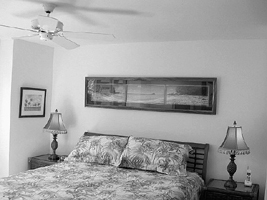
#> input picture Lab_3/data/dataset/training/Bedroom/image_0034.jpg, 267 x 200 px, given in place of dataset, which was not available
$ jupyter execute lab_2.ipynb   (shell and % lines are left out)   (text cells are left out)
#> lines starting #> are read from the running program, lines starting #| are printed output that depends on the picture; after the words box and inside, x2 and y2 are one past the last pixel; in counts of white or black regions, pixels touching at a corner belong together; pictures that were not available may be replaced by others from this repository, and a replacement may not be noted
[cell 1]
import os
import cv2
import imageio
import numpy as np
from typing import List
from utils import non_max_suppression, get_hsv_color_ranges

[cell 2]
def load_images(filenames: List) -> List:
    return [cv2.imread(filename) for filename in filenames]

[cell 3]
# TODO Build a list containing the paths of all images in the data folder
path = '../data/'
imgs_path = [path + file_name for file_name in os.listdir(path)]
imgs = load_images(imgs_path)
#> imgs = 1 item

[cell 4]
# TODO Complete the method, use every argument
def show_image(img: np.array, img_name: str = "Image"):
    cv2.imshow(img_name, img)
    cv2.waitKey(0)
    cv2.destroyAllWindows()

# TODO Complete the method, use every argument
def write_image(output_folder: str, img_name: str, img: np.array):
    img_path = os.path.join(output_folder, img_name)
    cv2.imwrite(img_path, img)

[cell 5]
# TODO Get a list with ìmgs in HSV color space
hsv_imgs = [cv2.cvtColor(img, cv2.COLOR_BGR2HSV) for img in imgs]
#> hsv_imgs = 1 item

[cell 6]
# TODO Define orange color range
light_orange = (1, 190, 190)
dark_orange = (255, 255, 255)

# TODO Compute a list that contains a mask (which should segment orange colors) for every image.
orange_masks = [cv2.inRange(hsv_img, light_orange, dark_orange) for hsv_img in hsv_imgs]
#> orange_masks = 1 item

# TODO Compute a list that contains the result of multiplying the original image with its orange colors mask.
orange_segmented = [cv2.bitwise_and(img, img, mask=mask) for img, mask in zip(imgs, orange_masks)]
#> orange_segmented = 1 item

# TODO Show an original image
show_image(imgs[0], "Original Image")

# TODO Show a mask
show_image(orange_masks[0], "Mask")

# TODO Show a segmented image
show_image(orange_segmented[0], "Segmented Image")

[cell 7]
# TODO Discover white color ranges
get_hsv_color_ranges(imgs[0])
#> (this line was passed over: utils is not available in this run)

[cell 8]
# TODO Define white color range
light_white = (0, 0, 140)
dark_white = (255, 84, 255)

# TODO Compute a list that contains a mask (which should segment orange colors) for every image.
white_masks = [cv2.inRange(hsv_img, light_white, dark_white) for hsv_img in hsv_imgs]
#> white_masks = 1 item

# TODO Compute a list that contains the result of multiplying the original image with its orange colors mask.
white_segmented = [cv2.bitwise_and(img, img, mask=mask) for img, mask in zip(imgs, white_masks)]
#> white_segmented = 1 item

# TODO Show an original image
show_image(imgs[0], "Original Image")

# TODO Show a mask
show_image(white_masks[0], "Mask")
#> in show_image (call 5), `cv2.imshow(img_name, img)`:
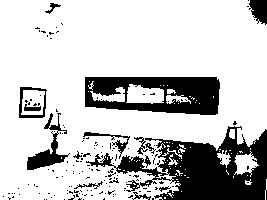
#> window 'Mask': shape (200, 267); 77.5% white; 159 black regions (144 under 20 px), largest, box (x1, y1, x2, y2) and area: (86, 126, 267, 200) 6121, (85, 77, 220, 115) 3534, (27, 113, 70, 170) 699

# TODO Show a segmented image
show_image(white_segmented[0], "Segmented Image")
#> in show_image (call 6), `cv2.imshow(img_name, img)`:
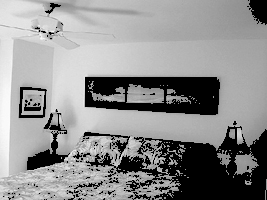
#> window 'Segmented Image': shape (200, 267, 3); min 0, max 252, mean 142

[cell 9]
# TODO Join orange_masks and white_masks
fish_masks = [cv2.bitwise_or(orange_mask, white_mask) for orange_mask, white_mask in zip(orange_masks, white_masks)]
#> fish_masks = 1 item

# TODO Compute a list that contains the result of multiplying the original image with its complete mask.
fish = [cv2.bitwise_and(img, img, mask=mask) for img, mask in zip(imgs, fish_masks)]
#> fish = 1 item

# TODO Show an original image
show_image(imgs[0], "Original Image")

# TODO Show a mask
show_image(fish_masks[0], "Mask")

# TODO Show a segmented image
show_image(fish[0], "Segmented Image")

$ run again, on Lab_3/data/dataset/training/Coast/image_0021.jpg
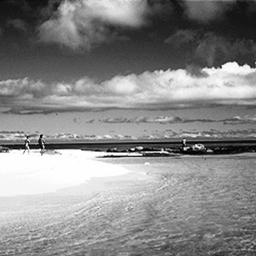
#> input picture Lab_3/data/dataset/training/Coast/image_0021.jpg, 256 x 256 px, given in place of dataset, which was not available
#> imgs = 1 item
#> in show_image (call 5), `cv2.imshow(img_name, img)`:
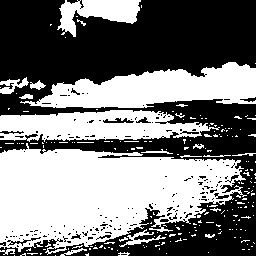
#> window 'Mask': shape (256, 256); 48.7% white; 209 white regions (187 under 20 px), largest, box (x1, y1, x2, y2) and area: (0, 143, 247, 255) 17458, (20, 62, 256, 108) 6363, (0, 110, 220, 142) 4617
#> in show_image (call 6), `cv2.imshow(img_name, img)`:
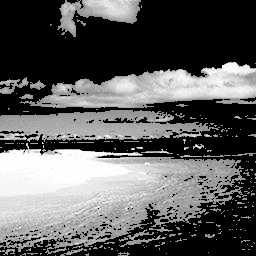
#> window 'Segmented Image': shape (256, 256, 3); min 0, max 255, mean 92.9

$ run again, on Lab_3/data/dataset/training/Coast/image_0024.jpg
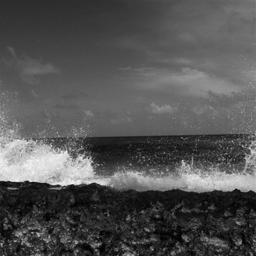
#> input picture Lab_3/data/dataset/training/Coast/image_0024.jpg, 256 x 256 px, given in place of dataset, which was not available
#> imgs = 1 item
#> in show_image (call 5), `cv2.imshow(img_name, img)`:
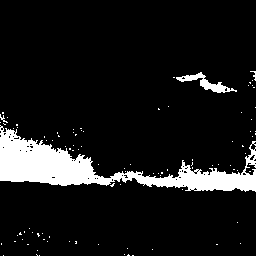
#> window 'Mask': shape (256, 256); 9.8% white; 96 white regions (92 under 20 px), largest, box (x1, y1, x2, y2) and area: (0, 125, 256, 192) 5830, (176, 72, 237, 93) 375, (0, 114, 8, 123) 22, (250, 71, 256, 81) 21
#> in show_image (call 6), `cv2.imshow(img_name, img)`:
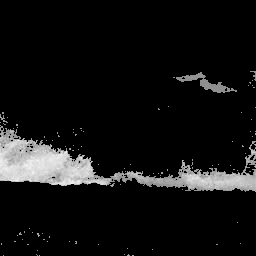
#> window 'Segmented Image': shape (256, 256, 3); min 0, max 246, mean 18.2

$ run again, on Lab_3/data/dataset/training/Forest/image_0022.jpg
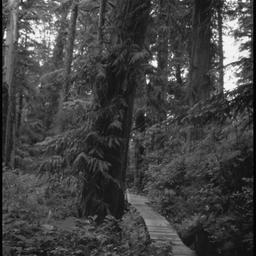
#> input picture Lab_3/data/dataset/training/Forest/image_0022.jpg, 256 x 256 px, given in place of dataset, which was not available
#> imgs = 1 item
#> in show_image (call 5), `cv2.imshow(img_name, img)`:
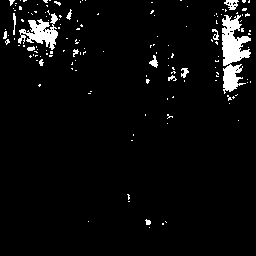
#> window 'Mask': shape (256, 256); 4.4% white; 145 white regions (131 under 20 px), largest, box (x1, y1, x2, y2) and area: (222, 15, 251, 94) 1264, (18, 13, 58, 50) 671, (224, 0, 239, 10) 87
#> in show_image (call 6), `cv2.imshow(img_name, img)`:
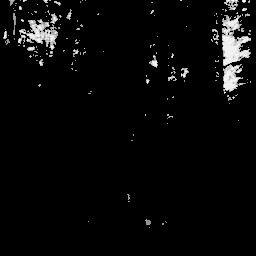
#> window 'Segmented Image': shape (256, 256, 3); min 0, max 255, mean 8.7
